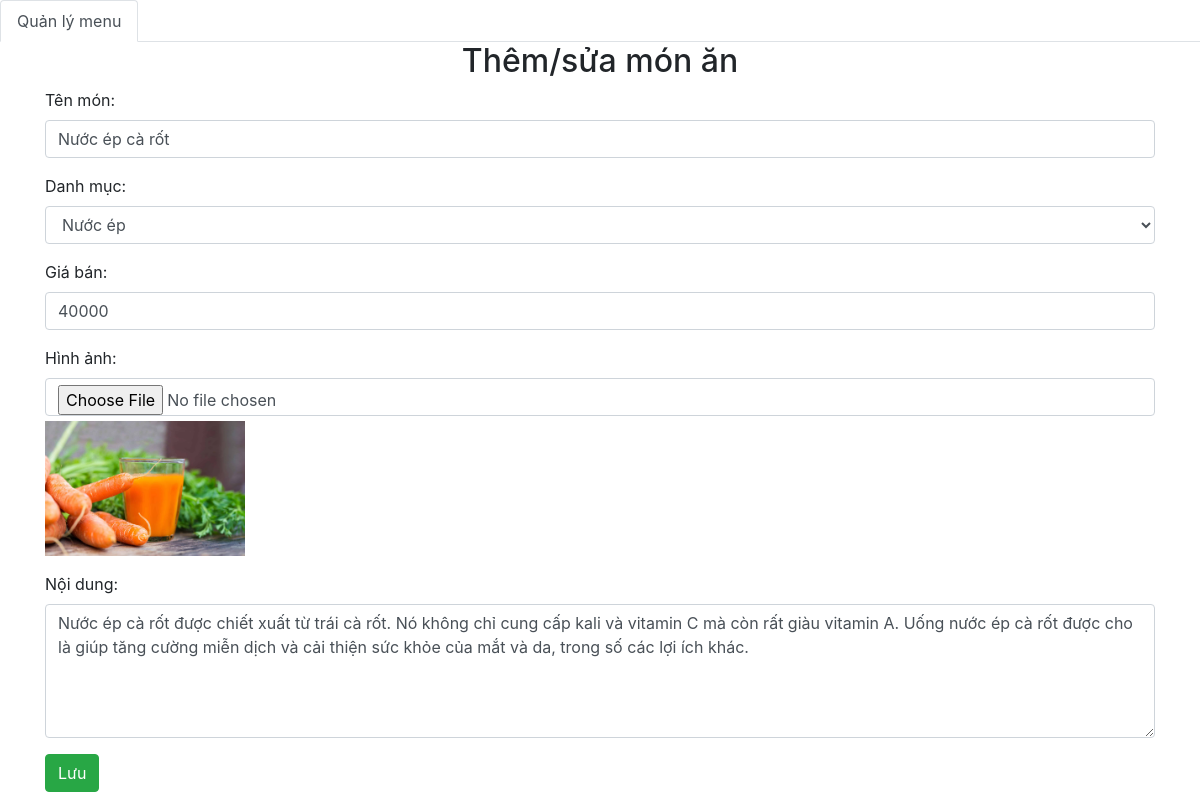
The page /code/food-ordering/admin/monan/add.php?MaMonAn=8 on the database its author committed.
### tables this page shows
CREATE TABLE `monan` (
  `MaMonAn` int(11) NOT NULL,
  `TenMonAn` varchar(300) DEFAULT NULL,
  `giaTien` int(11) DEFAULT NULL,
  `HinhAnh` varchar(600) DEFAULT NULL,
  `MoTa` text DEFAULT NULL,
  `Iddanhmuc` int(11) DEFAULT NULL
);

### code/food-ordering/db/dbhelper.php (called while the page is built, shortened)
<?php
function executeSingleResult($sql){
    $con = mysqli_connect(HOST, USERNAME, PASSWORD, DATABASE);
    $result =mysqli_query($con, $sql);
    $row=mysqli_fetch_array($result,1);
    return $row;
}
function executeResult($sql){
    $con = mysqli_connect(HOST, USERNAME, PASSWORD, DATABASE);
    $result =mysqli_query($con, $sql);
    $data =[];
    while($row=mysqli_fetch_array($result,1)){
        $data[]=$row;
    }
    return $data;
}

### code/food-ordering/funlib/funs.php (called while the page is built, shortened)
<?php
function fixUrl($thumbnail, $rootPath = "../"){
    if(stripos($thumbnail, 'http://')!== false ||
        stripos($thumbnail,'https://')!== false){
        }
    else{
        $thumbnail=$rootPath.$thumbnail;
    }
    return $thumbnail;
}

### code/food-ordering/admin/monan/add.php (the view, shortened to what this page needs)
<?php
require_once('../../db/dbhelper.php');
require_once('../../funlib/funs.php');
$MaMonAn=$TenMonAn=$HinhAnh=$MoTa=$giaTien=$Iddanhmuc='';
$MaMonAn=$TenMonAn='';
if(isset($_GET['MaMonAn'])){
   $MaMonAn =$_GET['MaMonAn'];
    $sql = 'select * from monan where MaMonAn = '.$MaMonAn;
    $monan = executeSingleResult($sql);
    if($monan!=null){
        $TenMonAn=$monan['TenMonAn'];
        $giaTien=$monan['giaTien'];
        $HinhAnh=$monan['HinhAnh'];
        $MoTa=$monan['MoTa'];
        $Iddanhmuc=$monan['Iddanhmuc'];
    }
}
?>
<!DOCTYPE html>
<html>
<head>
	<link rel="stylesheet" href="https://maxcdn.bootstrapcdn.com/bootstrap/4.4.1/css/bootstrap.min.css">
    <link href="https://cdn.jsdelivr.net/npm/summernote@0.8.18/dist/summernote.min.css" rel="stylesheet">
</head>
<body>
    <ul class="nav nav-tabs">
    <li class="nav-item">
        <a class="nav-link active" href="index.php">Quản lý menu</a>
    </li>
    </ul>
	<div class="container">
		<div class="panel panel-primary">
			<div class="panel-heading">
				<h2 class="text-center">Thêm/sửa món ăn</h2>
			</div>
			<div class="panel-body">
                <form method="post" enctype="multipart/form-data">
                <div class="form-group">
				  <label for="TenMonAn">Tên món:</label>
                <input required="true" type="text" class="form-control"
                   id="TenMonAn" name="TenMonAn" value="<?=$TenMonAn?>">
				</div>
                <div class="form-group">
				  <label for="Iddanhmuc">Danh mục:</label>
                <select class="form-control" name="Iddanhmuc" id="Iddanhmuc">
<?php
$sql = 'select * from danhmuc';
$danhmucList = executeResult($sql);
foreach($danhmucList as $item){
    if($item['MaDanhMuc']==$Iddanhmuc){
        echo'<option selected value="'.$item['MaDanhMuc'].'">'.$item['TenDanhMuc'].'</option>';
    }else{
        echo'<option value="'.$item['MaDanhMuc'].'">'.$item['TenDanhMuc'].'</option>';
    }
}
?>
                </select>
				</div>
                <div class="form-group">
				  <label for="giaTien">Giá bán:</label>
                <input required="true" type="number" class="form-control"
                   id="giaTien" name="giaTien" value="<?=$giaTien?>">
				</div>
                <div class="form-group">
				 <label for="HinhAnh">Hình ảnh:</label>
                <input required="true" type="file" accept=".png, .jpg,
                .jpeg, .gif, .bmp, .tif, .jfif, .tiff|image/*"
                class="form-control" id="HinhAnh" name="HinhAnh" >
                   <img src="<?=fixUrl($HinhAnh,'../../')?>" alt="Ảnh minh họa"
                   style="max-width:200px; margin-top:5px" id="img_thumbnail">
				</div>
                <div class="form-group">
				  <label for="MoTa">Nội dung:</label>
                <textarea class="form-control" name="MoTa" id="MoTa"
                rows="5" ><?=$MoTa?></textarea>
				</div>
				<button class="btn btn-success">Lưu</button>
                </form>
			</div>
			</div>
		</div>
</body>
</html>

### rows shown on the page
monan: TenMonAn "Nước ép cà rốt", giaTien "40000", HinhAnh (picture), MoTa "Nước ép cà rốt được chiết xuất từ ​​trái cà rốt. Nó không chỉ cung cấp kali và vitamin C mà còn rất giàu vitamin A. Uống nước ép cà rốt được cho là giúp tăng cường miễn dịch và cải thiện sức khỏe của mắt và da, trong số các lợi ích khác."

### other values the page prints
form field Iddanhmuc "Nước ép"
